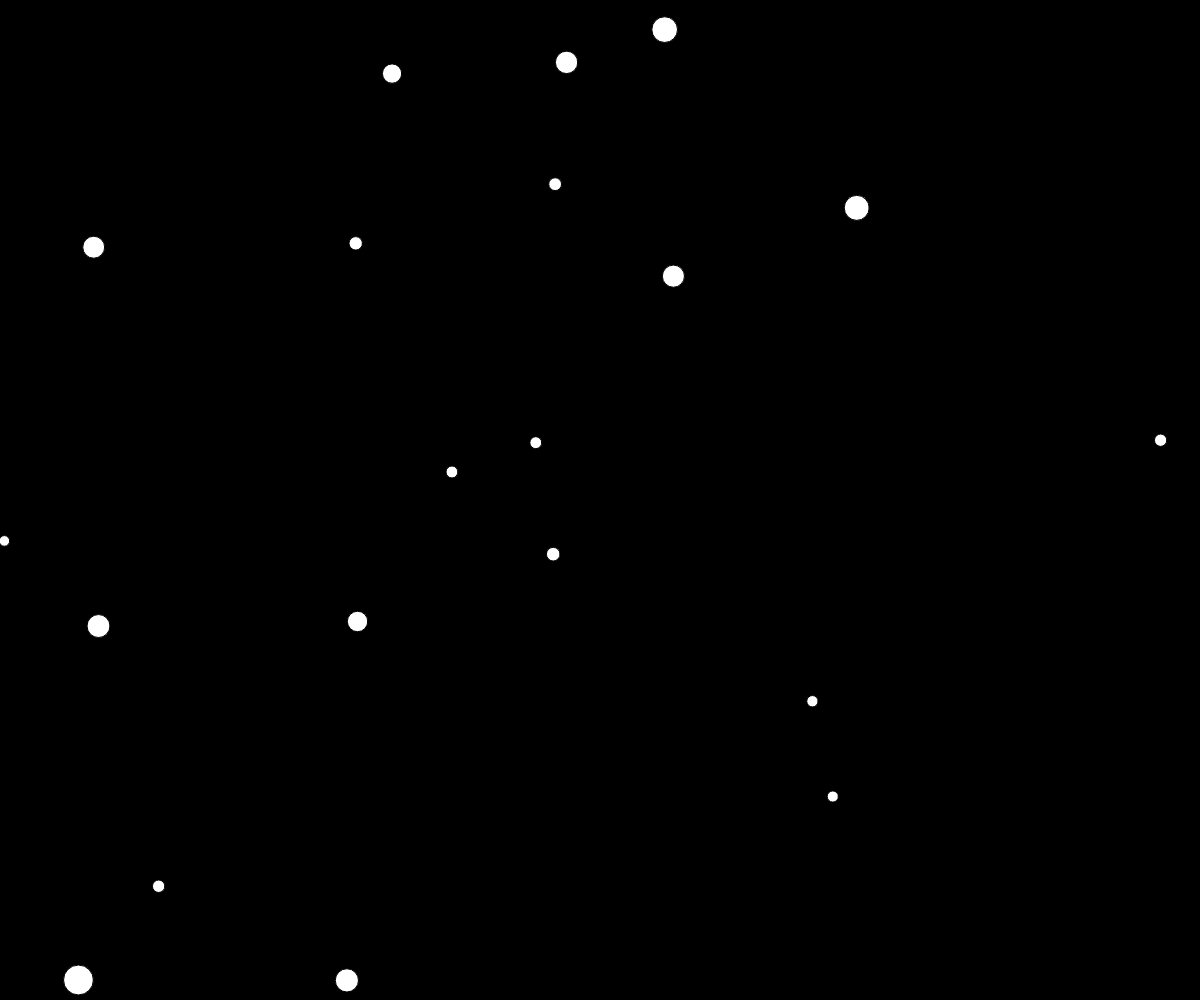
Frame 1 (no input)
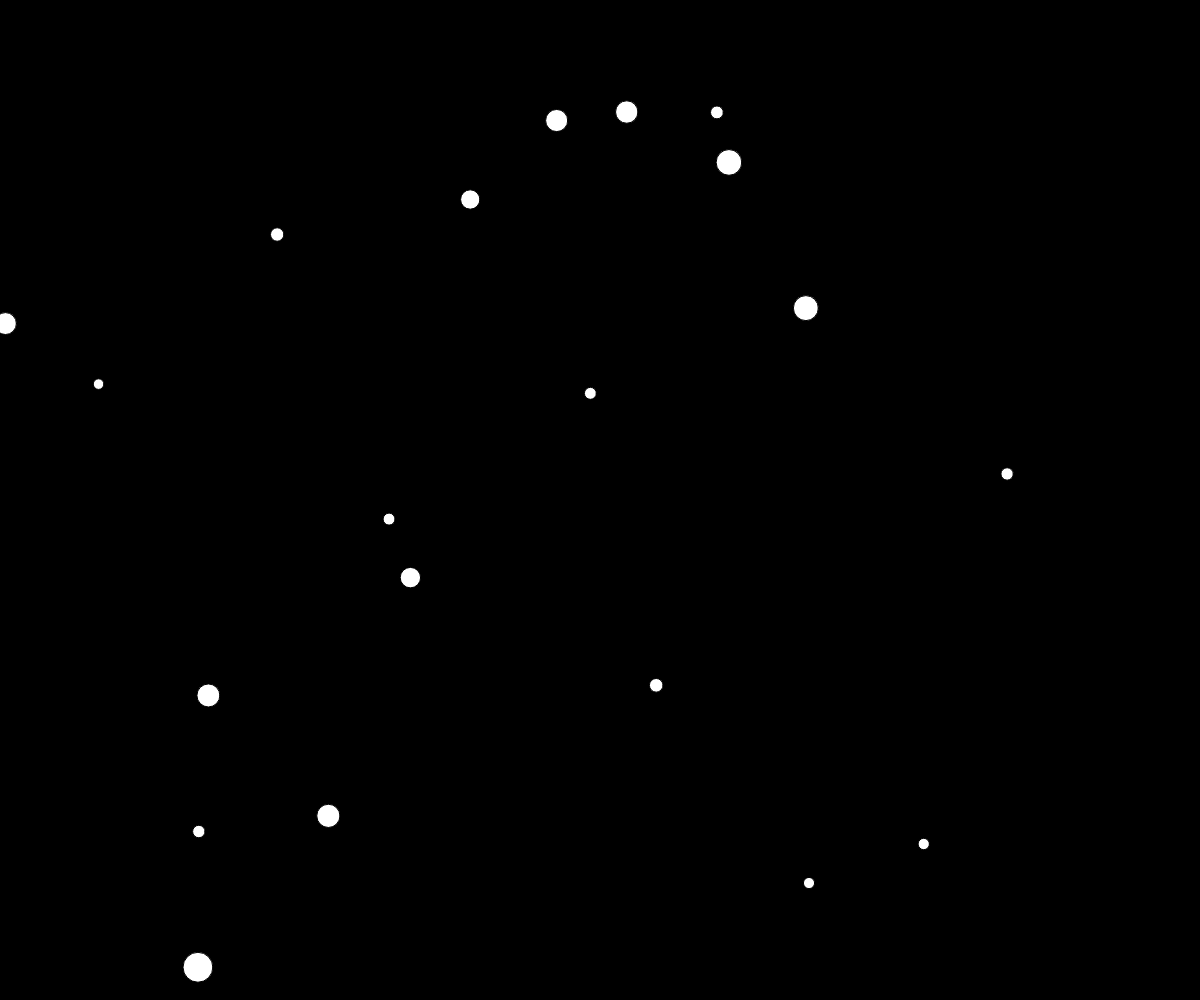
Frame 60 (no input)
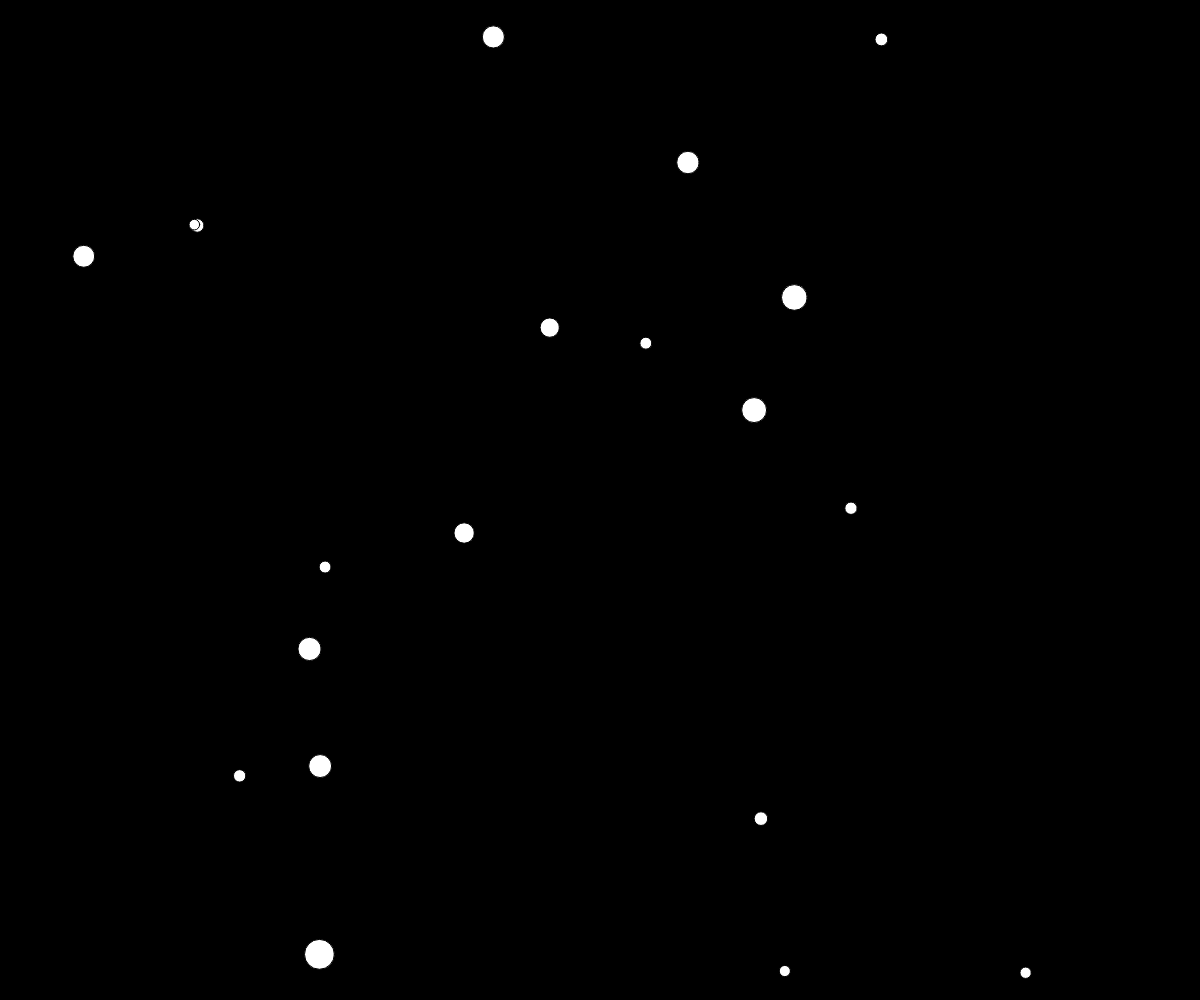
Frame 120 (the mouse pressed at the canvas centre since frame 60)

The p5.js sketch that drew these frames (run headless with seeded random() and noise() and a simulated clock; from frame 60 on, the mouse is pressed at the canvas centre):

// p5.js sketch
// ── sketch.js
/*
 * @name Shake Ball Bounce
 * @description Create a Ball class, instantiate multiple objects, move it around the screen, and bounce when touch the edge of the canvas.
 * Detect shake event based on total change in accelerationX and accelerationY and speed up or slow down objects based on detection. 
 */

var balls = []; 

var threshold = 30;
var accChangeX = 0; 
var accChangeY = 0;
var accChangeT = 0;

function setup() {
  createCanvas(windowWidth, windowHeight);
  
  for (var i=0; i<20; i++) {
    balls.push(new Ball());
  }
}

function draw() {
  background(0);
  
  for (var i=0; i<balls.length; i++) { 
    balls[i].move(); 
    balls[i].display();    
  }

  checkForShake();
 }

// Ball class
function Ball() {
  this.x = random(width);
  this.y = random(height);
  this.diameter = random(10, 30);
  this.xspeed = random(-2, 2);
  this.yspeed = random(-2, 2);
  this.oxspeed = this.xspeed;
  this.oyspeed = this.yspeed;
  this.direction = 0.7;

  this.move = function() {
    this.x += this.xspeed * this.direction;
    this.y += this.yspeed * this.direction;       
  };
  
  // Bounce when touch the edge of the canvas  
  this.turn = function() {
    if (this.x < 0) { 
      this.x = 0; 
      this.direction = -this.direction; 
    }
    else if (this.y < 0) { 
      this.y = 0; 
      this.direction = -this.direction;   
    }
    else if (this.x > width - 20) { 
      this.x = width - 20; 
      this.direction = -this.direction; 
    }
    else if (this.y > height - 20) { 
      this.y = height - 20; 
      this.direction = -this.direction;   
    } 
  };

  // Add to xspeed and yspeed based on 
  // the change in accelerationX value
  this.shake = function() {
    this.xspeed += random(5, accChangeX/3);
    this.yspeed += random(5, accChangeX/3);
  };

  // Gradually slows down 
  this.stopShake = function() {
    if (this.xspeed > this.oxspeed) {
      this.xspeed -= 0.6;
    } 
    else {
      this.xspeed = this.oxspeed;
    }
    if (this.yspeed > this.oyspeed) {
      this.yspeed -= 0.6;
    } 
    else {
      this.yspeed = this.oyspeed;
    }
  };

  this.display = function() {
    ellipse(this.x, this.y, this.diameter, this.diameter);
  };
}

function checkForShake() {
  // Calculate total change in accelerationX and accelerationY
  accChangeX = abs(accelerationX - pAccelerationX);
  accChangeY = abs(accelerationY - pAccelerationY);
  accChangeT = accChangeX + accChangeY;
  // If shake
  if (accChangeT >= threshold) {
    for (var i=0; i<balls.length; i++) {
      balls[i].shake();
      balls[i].turn();
    }
  } 
  // If not shake
  else {
    for (var i=0; i<balls.length; i++) {
      balls[i].stopShake();
      balls[i].turn();
      balls[i].move(); 
    }
  }
}
